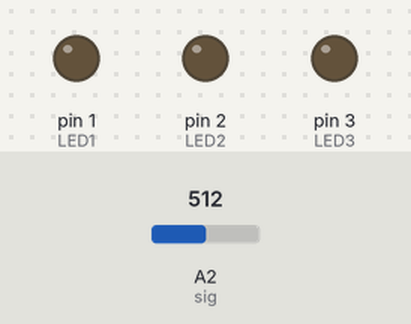
The sketch below on a simulated Arduino Uno, built with avr-gcc and run on an emulated ATmega328P. On the bench: output pins drawn as LEDs (lit = HIGH). The inputs (shaded band) are chosen by the test bench; at power-on: A2 (sig) = 512. Pins used as bus, display or sensor lines are not drawn.

Above: at 1.2 s.
1.3 s: A2 (sig) set to 747
2.8 s: A2 (sig) set to 774
At 3.5 s:
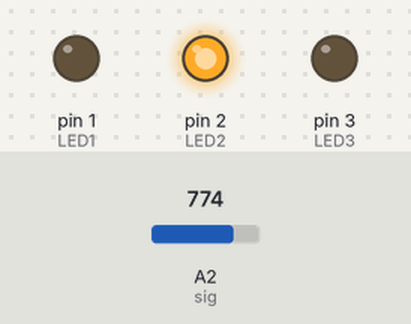
At 7.8 s:
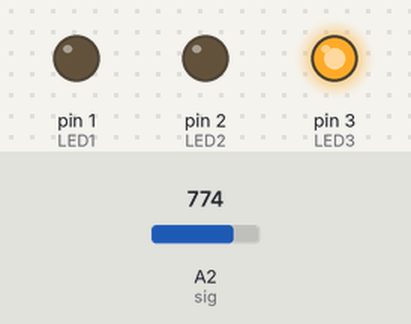
Timing chart, 0 to 12.3 s (numbered marks = the images above; inputs shaded):
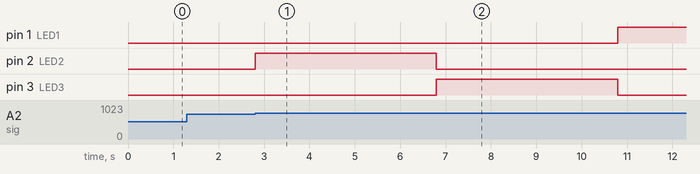

Measured:
- the behaviour switches between 760 and 761 on A2 (sig) (found by bisection; images 0 and 1)
- after the input at 1.3 s, every drawn part: stays the same
- after the input at 2.8 s, pin 1 (LED1): LOW → HIGH after 8.0 s; pin 2 (LED2): LOW → HIGH at once, → LOW 4.0 s later; pin 3 (LED3): LOW → HIGH after 4.0 s, → LOW 4.0 s later

The sketch:

Sticker_test.ino
```cpp
int sig = A2;

int LED1 = 1;
int LED2 = 2;
int LED3 = 3;

int power = 0;


void setup() {
  pinMode(power, OUTPUT);
  digitalWrite(power, HIGH);
  pinMode(sig, INPUT);
}

void lightled(int hi, int lo, int off) {
  pinMode(hi, OUTPUT);
  digitalWrite(hi, HIGH);
  pinMode(lo, OUTPUT);
  digitalWrite(lo, LOW);
  pinMode(off, INPUT);
}

void lightoff() {
  pinMode(LED1, OUTPUT);
  digitalWrite(LED1, LOW);
  pinMode(LED2, OUTPUT);
  digitalWrite(LED2, LOW);
  pinMode(LED3, OUTPUT);
  digitalWrite(LED3, LOW);
}

void twinkle() {
  lightled(LED2, LED3, LED1);
  delay(4000);
  lightoff();
  lightled(LED3, LED2, LED1);
  delay(4000);
  lightoff();
  lightled(LED1, LED2, LED3);
  delay(4000);
  lightoff();
  lightled(LED2, LED1, LED3);
  delay(4000);
  lightoff();
  lightled(LED1, LED3, LED2);
  delay(4000);
  lightoff();
  lightled(LED3, LED1, LED2);
  delay(4000);
  lightoff();
}

void loop() {
  while (analogRead(sig) > 760) {
    twinkle();
  }
}
```
